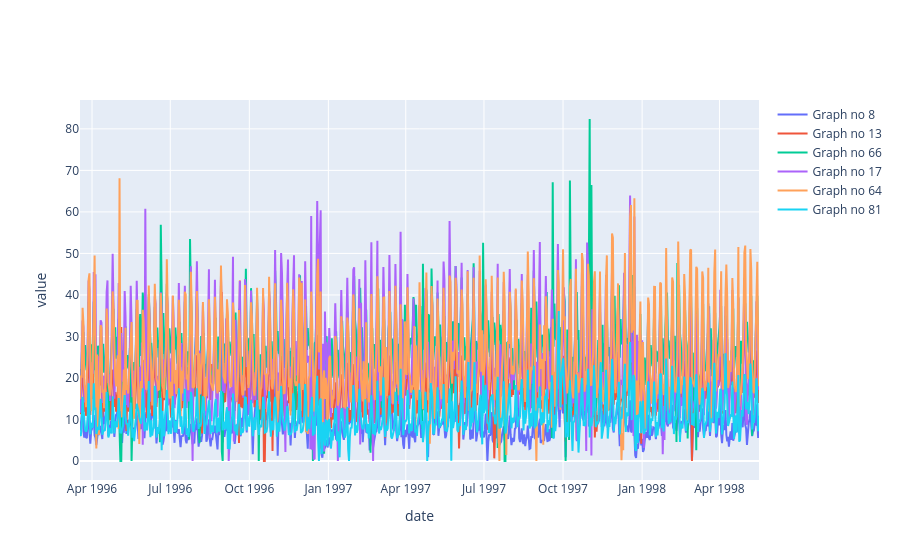

Notebook cell for this chart:
### Markdown cell above
#### Задание 1.4: Визуальный анализ временных рядов (0.4 балла)

Постройте линейные графики временных рядов. По оси X отложите время, по оси Y — значения временного ряда.

Используйте Plotly, чтобы можно было отложить сразу все временные ряды на одном графике.

### Code cell
def plot_all_graphs(df: pd.DataFrame):
    fig = go.Figure()
    for graph_id, graph_df in df.groupby(by="id"):
        fig.add_trace(go.Scatter(x=graph_df.date, y=graph_df.value, name=f"Graph no {graph_id}"))
    fig.update_layout(xaxis_title="date", yaxis_title="value")
    fig.show()

def plot_random_subset_of_graphs(df: pd.DataFrame):
    fig = go.Figure()
    random_ids = np.random.choice(df.id.unique(), 6, replace=False)
    for graph_id in random_ids:
        graph_df = df[df.id == graph_id]
        fig.add_trace(go.Scatter(x=graph_df.date, y=graph_df.value, name=f"Graph no {graph_id}"))
    fig.update_layout(xaxis_title="date", yaxis_title="value")
    fig.show()

np.random.seed(0x45)
plot_random_subset_of_graphs(df)

### Figure 1 — Plotly figure (JSON) as saved in the notebook; plotly's stock layout.template omitted (floating-point values rounded to 4 significant figures; data arrays with more than 128 entries replaced by an {"elided": "..."} marker saying what was removed)
{"data": [{"name": "Graph no 8", "type": "scatter", "x": {"elided": "791 str values"}, "y": {"elided": "791 float values"}}, {"name": "Graph no 13", "type": "scatter", "x": {"elided": "791 str values"}, "y": {"elided": "791 float values"}}, {"name": "Graph no 66", "type": "scatter", "x": {"elided": "791 str values"}, "y": {"elided": "791 float values"}}, {"name": "Graph no 17", "type": "scatter", "x": {"elided": "791 str values"}, "y": {"elided": "791 float values"}}, {"name": "Graph no 64", "type": "scatter", "x": {"elided": "791 str values"}, "y": {"elided": "791 float values"}}, {"name": "Graph no 81", "type": "scatter", "x": {"elided": "791 str values"}, "y": {"elided": "791 float values"}}], "layout": {"xaxis": {"title": {"text": "date"}}, "yaxis": {"title": {"text": "value"}}}}
